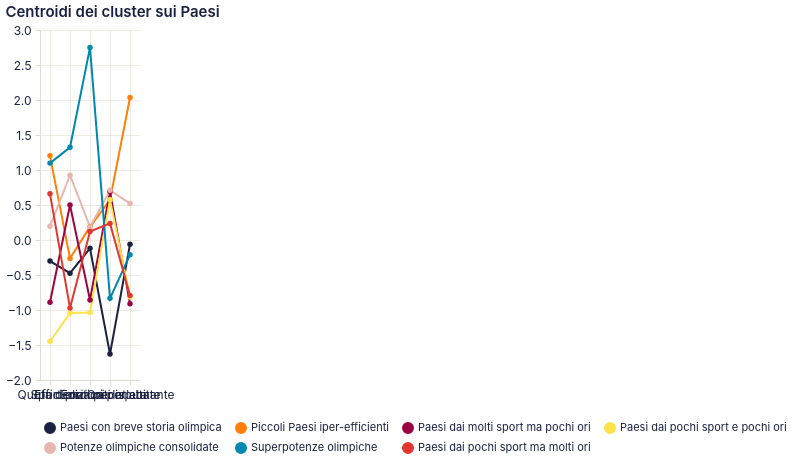

Specify this chart in Vega-Lite:
### Vega-Lite specification from a JSON file in a GitHub repository (floating-point values rounded to 4 significant figures)
{"$schema": "https://vega.github.io/schema/vega-lite/v5.20.1.json", "config": {"arc": {"fill": "#1b2140"}, "area": {"fill": "#1b2140", "fillOpacity": 0.15, "line": true}, "axis": {"domainColor": "#e2ddd4", "grid": true, "gridColor": "#e2ddd4", "gridWidth": 0.6, "labelAngle": 0, "labelColor": "#1b2140", "labelFont": "Inter, system-ui, -apple-system, BlinkMacSystemFont, 'Segoe UI', Roboto, sans-serif", "labelFontSize": 12, "labelFontWeight": 400, "labelPadding": 4, "tickColor": "#e2ddd4", "tickSize": 5, "titleColor": "#1b2140", "titleFont": "Inter, system-ui, -apple-system, BlinkMacSystemFont, 'Segoe UI', Roboto, sans-serif", "titleFontSize": 12, "titleFontWeight": 600}, "axisBand": {"grid": false}, "background": "transparent", "bar": {"fill": "#1b2140"}, "legend": {"labelColor": "#1b2140", "labelFont": "Inter, system-ui, -apple-system, BlinkMacSystemFont, 'Segoe UI', Roboto, sans-serif", "labelFontSize": 11, "padding": 4, "symbolType": "circle", "titleColor": "#1b2140", "titleFont": "Inter, system-ui, -apple-system, BlinkMacSystemFont, 'Segoe UI', Roboto, sans-serif", "titleFontSize": 12}, "line": {"stroke": "#1b2140", "strokeWidth": 2}, "mark": {"color": "#1b2140"}, "path": {"stroke": "#1b2140"}, "point": {"fill": "#1b2140", "filled": true}, "range": {"category": ["#1b2140", "#ff8009", "#9a0641", "#ffe34a", "#e7b6af", "#0088b0", "#e03830"]}, "rect": {"fill": "#1b2140"}, "shape": {"stroke": "#1b2140"}, "symbol": {"fill": "#1b2140"}, "title": {"anchor": "start", "color": "#1b2140", "font": "Inter, system-ui, -apple-system, BlinkMacSystemFont, 'Segoe UI', Roboto, sans-serif", "fontSize": 15, "fontWeight": 600, "subtitleColor": "#1b2140", "subtitleFont": "Inter, system-ui, -apple-system, BlinkMacSystemFont, 'Segoe UI', Roboto, sans-serif"}, "view": {"continuousHeight": 300, "continuousWidth": 400, "fill": null, "stroke": null}}, "data": {"name": "data-47089f730f22cd0b1bc0090588bcda7e"}, "datasets": {"data-47089f730f22cd0b1bc0090588bcda7e": [{"cluster": "Paesi con breve storia olimpica", "feature": "Quota di ori", "valore": -0.301}, {"cluster": "Piccoli Paesi iper-efficienti", "feature": "Quota di ori", "valore": 1.202}, {"cluster": "Paesi dai molti sport ma pochi ori", "feature": "Quota di ori", "valore": -0.8893}, {"cluster": "Paesi dai pochi sport e pochi ori", "feature": "Quota di ori", "valore": -1.447}, {"cluster": "Potenze olimpiche consolidate", "feature": "Quota di ori", "valore": 0.1966}, {"cluster": "Superpotenze olimpiche", "feature": "Quota di ori", "valore": 1.098}, {"cluster": "Paesi dai pochi sport ma molti ori", "feature": "Quota di ori", "valore": 0.66}, {"cluster": "Paesi con breve storia olimpica", "feature": "Sport praticati", "valore": -0.4747}, {"cluster": "Piccoli Paesi iper-efficienti", "feature": "Sport praticati", "valore": -0.2629}, {"cluster": "Paesi dai molti sport ma pochi ori", "feature": "Sport praticati", "valore": 0.5009}, {"cluster": "Paesi dai pochi sport e pochi ori", "feature": "Sport praticati", "valore": -1.044}, {"cluster": "Potenze olimpiche consolidate", "feature": "Sport praticati", "valore": 0.9263}, {"cluster": "Superpotenze olimpiche", "feature": "Sport praticati", "valore": 1.324}, {"cluster": "Paesi dai pochi sport ma molti ori", "feature": "Sport praticati", "valore": -0.9732}, {"cluster": "Paesi con breve storia olimpica", "feature": "Efficienza per atleta", "valore": -0.1195}, {"cluster": "Piccoli Paesi iper-efficienti", "feature": "Efficienza per atleta", "valore": 0.1879}, {"cluster": "Paesi dai molti sport ma pochi ori", "feature": "Efficienza per atleta", "valore": -0.8568}, {"cluster": "Paesi dai pochi sport e pochi ori", "feature": "Efficienza per atleta", "valore": -1.036}, {"cluster": "Potenze olimpiche consolidate", "feature": "Efficienza per atleta", "valore": 0.1861}, {"cluster": "Superpotenze olimpiche", "feature": "Efficienza per atleta", "valore": 2.749}, {"cluster": "Paesi dai pochi sport ma molti ori", "feature": "Efficienza per atleta", "valore": 0.1215}, {"cluster": "Paesi con breve storia olimpica", "feature": "Edizioni disputate", "valore": -1.629}, {"cluster": "Piccoli Paesi iper-efficienti", "feature": "Edizioni disputate", "valore": 0.5737}, {"cluster": "Paesi dai molti sport ma pochi ori", "feature": "Edizioni disputate", "valore": 0.6919}, {"cluster": "Paesi dai pochi sport e pochi ori", "feature": "Edizioni disputate", "valore": 0.5737}, {"cluster": "Potenze olimpiche consolidate", "feature": "Edizioni disputate", "valore": 0.7092}, {"cluster": "Superpotenze olimpiche", "feature": "Edizioni disputate", "valore": -0.8336}, {"cluster": "Paesi dai pochi sport ma molti ori", "feature": "Edizioni disputate", "valore": 0.2369}, {"cluster": "Paesi con breve storia olimpica", "feature": "Ori per abitante", "valore": -0.06129}, {"cluster": "Piccoli Paesi iper-efficienti", "feature": "Ori per abitante", "valore": 2.036}, {"cluster": "Paesi dai molti sport ma pochi ori", "feature": "Ori per abitante", "valore": -0.912}, {"cluster": "Paesi dai pochi sport e pochi ori", "feature": "Ori per abitante", "valore": -0.8141}, {"cluster": "Potenze olimpiche consolidate", "feature": "Ori per abitante", "valore": 0.5222}, {"cluster": "Superpotenze olimpiche", "feature": "Ori per abitante", "valore": -0.2112}, {"cluster": "Paesi dai pochi sport ma molti ori", "feature": "Ori per abitante", "valore": -0.7922}]}, "encoding": {"color": {"field": "cluster", "legend": {"columns": 4, "labelLimit": 300, "orient": "bottom"}, "sort": ["Paesi con breve storia olimpica", "Piccoli Paesi iper-efficienti", "Paesi dai molti sport ma pochi ori", "Paesi dai pochi sport e pochi ori", "Potenze olimpiche consolidate", "Superpotenze olimpiche", "Paesi dai pochi sport ma molti ori"], "title": null, "type": "nominal"}, "tooltip": [{"field": "cluster", "type": "nominal"}, {"field": "feature", "type": "nominal"}, {"field": "valore", "type": "quantitative"}], "x": {"field": "feature", "sort": ["Quota di ori", "Sport praticati", "Efficienza per atleta", "Edizioni disputate", "Ori per abitante"], "title": null, "type": "nominal"}, "y": {"field": "valore", "title": null, "type": "quantitative"}}, "height": 350, "mark": {"point": true, "type": "line"}, "params": [{"bind": "scales", "name": "param_1", "select": {"encodings": ["x", "y"], "type": "interval"}}], "title": "Centroidi dei cluster sui Paesi", "width": "container"}
